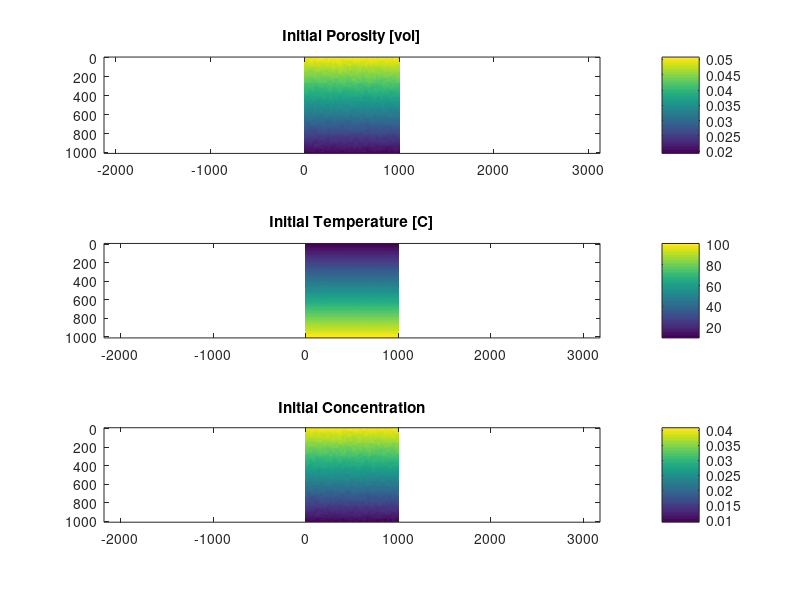

Recreate this plot in MATLAB. (Note: this script raises an error after producing the figure.)
clear; close all; clc;

%% SET MODEL PARAMETERS

runID = 'test';

% set domain parameters
N     = 100;      % num. grid size
D     = 1e3;      % phys. domain depth [m]
h     = D./N;     % grid spacing [m] 

% set physical parameters

mu    = 1e-3;     % pore fluid viscosity (water) [Pa s]
a     = 5e-3;     % grain size of matrix (sandstone) [m]
b     = 100;      % geom. factor for permeability [1]
n     = 3;        % permeability powerlaw [1]
rhol0 = 1000;     % fluid density [kg/m3]
grav  = 9.81;     % gravity [m/s2]
kC    = 1e-7;      % chemical diffusivity [m2/s]  
kT    = 1e-6;     % thermal diffusivity [m2/s]
aT    = 1e-4;     % thermal expansivity [1/K]
gC    = 0.1;       % chemical density contrast [1/wt]

% set initial condition parameters
f0    = 0.05;     % background porosity [vol]
f1    = 0.02;     % base porosity [vol]  
df    = 0.001;    % perturbation amplitude [vol]
T0    = 10;       % top temperature [C]
T1    = 100;      % base temperature [C]
dT    = 0.1;      % perturbation amplitude [C]
C0    = 0.04;     % top concentration  [C]
C1    = 0.01;     % base concentration [C]
dC    = 0.001;    % perturbation amplitude [C]
smth  = (N/50)^2; % smoothness of random noise


% set model timing parameters
tend  = 1e11;     % model stopping time [s]
nop   = 10;       % print output every 'nop' steps

% set numerical solver parameters
CFL   = 0.75;     % Courant number to limit time step size
tol   = 1e-8;     % residual tolerance for iterative solver
alpha = 0.99;     % step size for iterative solver
beta  = 0.95;     % damping parameter for iterative solver

% create output directory
if ~isfolder(['./out/',runID])
    mkdir(['./out/',runID]);
end

%% INITIAL MODEL SETUP

% initialise grid coordinates
x = linspace(-h/2,D+h/2,N+2);
z = linspace(-h/2,D+h/2,N+2);
[X,Z] = meshgrid(x,z);

% initialise smooth random noise
rng(5);
rn = rand(N+2,N+2) - 0.5;
for i=1:smth
   rn(2:end-1,2:end-1) = rn(2:end-1,2:end-1) ...
                       + diff(rn(:,2:end-1),2,1)./8 ...
                       + diff(rn(2:end-1,:),2,2)./8;
    rn([1 end],:) = (rn([end-1 2],:));
    rn(:,[1 end]) = (rn(:,[end-1 2]));
end
rn = rn./max(abs(rn(:)));

% set initial condition
f = f0 + (f1-f0) .* Z/D + df.*rn;  % porosity    (linear decrease + random perturbation)
T = T0 + (T1-T0) .* Z/D + dT.*rn;  % temperature (linear increase + random perturbation)
C = C0 + (C1-C0) .* Z/D + dC.*rn;  % composition (linear increase + random perturbation)

fh1 = figure(1);
subplot(3,1,1)
imagesc(x,z,f); axis equal tight; colorbar;
title('Initial Porosity [vol]')
subplot(3,1,2)
imagesc(x,z,T); axis equal tight; colorbar;
title('Initial Temperature [C]')
subplot(3,1,3)
imagesc(x,z,C); axis equal tight; colorbar;
title('Initial Concentration')
drawnow

% prepare solution & residual arrays for VP solver
w = zeros(N+1,N+2);  % vertical Darcy speed
u = zeros(N+2,N+1);  % horizontal Darcy speed
p = zeros(N+2,N+2);  % pore fluid pressure
F = zeros(N+2,N+2);  % residual for pressure equation


%% MAIN TIME STEPPING LOOP
m    = 0;
time = 0;
while time <= tend

    fprintf(1,'\n\n*****  step = %d,  time = %e [s] \n\n',m,time);

    % calculate permeability [m2]
    k = a^2/b * f.^n;  % Kozeny-Carman relationship
    
    % calculate Darcy coefficient [m2/Pas]
    K = k/mu;
    
    % calculate iterative step size
    dtau = (h/2)^2./K;
        
    % update density difference
    Drho = - rhol0.*(- aT.*(T-mean(T,2))) + gC.*(C-mean(C,2));
    
    
    % UPDATE VELOCITY-PRESSURE SOLUTION (PSEUDO-TRANSIENT SOLVER)
    Fnorm = 1e6;
    pi    = p;
    it    = 0;
    while Fnorm >= tol || it < 100
        
        % store previous iterative solution guesses
        pii = pi; pi = p;
        
        % calculate pressure gradient [Pa/m]
        gradPz = diff(p,1,1)./h;  % vertical gradient
        gradPx = diff(p,1,2)./h;  % horizontal gradient
        
        % calculate Darcy segregation speed [m/s]
        w = -(K(1:end-1,:)+K(2:end,:))./2 .* (gradPz + (Drho(1:end-1,:)+Drho(2:end,:))./2.*grav);
        u = -(K(:,1:end-1)+K(:,2:end))./2 .* (gradPx + 0                                       );
        
        % calculate residual of pressure equation
        F(2:end-1,2:end-1) = diff(w(:,2:end-1),1,1)./h + diff(u(2:end-1,:),1,2)./h;

        % update pressure solution
        p = pi - alpha.*F.*dtau + beta.*(pi-pii);
        
        % apply pressure boundary conditions
        p(:,1  ) = p(:,2    );
        p(:,end) = p(:,end-1);
        p(1  ,:) = p(2    ,:) + (Drho(1  ,:)+Drho(2    ,:))./2.*grav.*h;
        p(end,:) = p(end-1,:) - (Drho(end,:)+Drho(end-1,:))./2.*grav.*h;
        
        % get preconditioned residual norm to monitor convergence
        Fnorm = norm(F(:).*dtau(:),2)./norm(p(:),2);
        
        % print convergence
        if ~mod(it,100); fprintf(1,'---  %d,  %e\n',it+1,Fnorm); end
        
        it = it+1;
    end
    fprintf(1,'---  %d,  %e\n\n',it,Fnorm);
        
    % UPDATE TEMPERATURE SOLUTION (EXPLICIT SOLVER)
    dt = CFL .* min([(h/2)/max(abs(w(:))) , (h/2)/max(abs(u(:))) , (h/2)^2./kT]);  % diffusive timestep

    % calculate temperature diffusion
    T(2:end-1,2:end-1) = T(2:end-1,2:end-1) + kT.* (diff(T(:,2:end-1),2,1)./h^2 ...
                                                   + diff(T(2:end-1,:),2,2)./h^2) .* dt;
    
    % calculate temperature advection
    wp = max(0, (w(1:end-1,2:end-1)+w(2:end,2:end-1))./2);
    wm = min(0, (w(1:end-1,2:end-1)+w(2:end,2:end-1))./2);
    up = max(0, (u(2:end-1,1:end-1)+u(2:end-1,2:end))./2);
    um = min(0, (u(2:end-1,1:end-1)+u(2:end-1,2:end))./2);
    
    grdTzp = diff(T(2:end  ,2:end-1),1,1)./h;
    grdTzm = diff(T(1:end-1,2:end-1),1,1)./h;
    grdTxp = diff(T(2:end-1,2:end  ),1,2)./h;
    grdTxm = diff(T(2:end-1,1:end-1),1,2)./h;
    
    T(2:end-1,2:end-1) = T(2:end-1,2:end-1) - (wp.*grdTzm + wm.*grdTzp ...
                                            +  up.*grdTxm + um.*grdTxp) .* dt;

    % apply temperature boundary conditions
    T(:,1  ) = T(:,2    );  % left boundary: insulating
    T(:,end) = T(:,end-1);  % right boundary: unsulating
    T(1  ,:) = T0;          % top boundary: isothermal
    T(end,:) = T1;          % bottom boundary: isothermal
    
    
    % UPDATE CONCENTRATION SOLUTION (EXPLICIT SOLVER)
    dt = CFL .* min([(h/2)/max(abs(w(:))) , (h/2)/max(abs(u(:))) , (h/2)^2./kC]);  % diffusive timestep

    % calculate concentration diffusion
    C(2:end-1,2:end-1) = C(2:end-1,2:end-1) + kC.* (diff(C(:,2:end-1),2,1)./h^2 ...
                                                   + diff(C(2:end-1,:),2,2)./h^2) .* dt;
    
    % calculate concentration advection
    wp = max(0, (w(1:end-1,2:end-1)+w(2:end,2:end-1))./2);
    wm = min(0, (w(1:end-1,2:end-1)+w(2:end,2:end-1))./2);
    up = max(0, (u(2:end-1,1:end-1)+u(2:end-1,2:end))./2);
    um = min(0, (u(2:end-1,1:end-1)+u(2:end-1,2:end))./2);
    
    grdCzp = diff(C(2:end  ,2:end-1),1,1)./h;
    grdCzm = diff(C(1:end-1,2:end-1),1,1)./h;
    grdCxp = diff(C(2:end-1,2:end  ),1,2)./h;
    grdCxm = diff(C(2:end-1,1:end-1),1,2)./h;
    
    C(2:end-1,2:end-1) = C(2:end-1,2:end-1) - (wp.*grdCzm + wm.*grdCzp ...
                                            +  up.*grdCxm + um.*grdCxp) .* dt;

    % apply concentration boundary conditions
    C(:,1  ) = C(:,2    );  % left boundary: closed
    C(:,end) = C(:,end-1);  % right boundary: closed
    C(1  ,:) = C0;          % top boundary: isochemical
    C(end,:) = C1;          % bottom boundary: isochemical
    
    
    % plot solution
    if ~mod(m,nop)
        fh2 = figure(2);
        sgtitle(sprintf('Time elapsed %.1f years', time/31557600))
        subplot(2,3,1);
        imagesc(x,z,-w.*3600*24*365.25); axis equal tight; colorbar;
        title('Segregation z-speed [m/yr]')
        subplot(2,3,2);
        imagesc(x,z,u.*3600*24*365.25); axis equal tight; colorbar;
        title('Segregation x-speed [m/yr]')
        subplot(2,3,3);
        imagesc(x,z,p); axis equal tight; colorbar;
        title('Dynamic fluid pressure [Pa]')
        subplot(2,3,4);
        imagesc(x,z,T); axis equal tight; colorbar;
        title('Temperature [C]')
        subplot(2,3,5);
        imagesc(x,z,C); axis equal tight; colorbar;
        title('Concentration [wt]')
        subplot(2,3,6);
        imagesc(x,z,f); axis equal tight; colorbar;
        title('Porosity [vol]')
        drawnow  
            
        print(fh2,['./out/',runID,'/',runID,'_',int2str(m/nop)],'-dpng','-r200')
        
    end
    
    % update time and step count
    m    = m + 1;
    time = time + dt;  

end 
